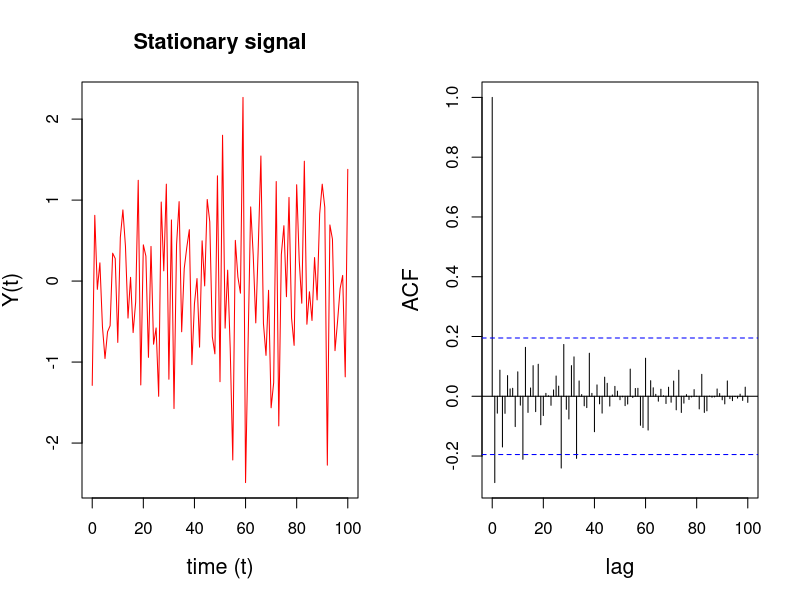
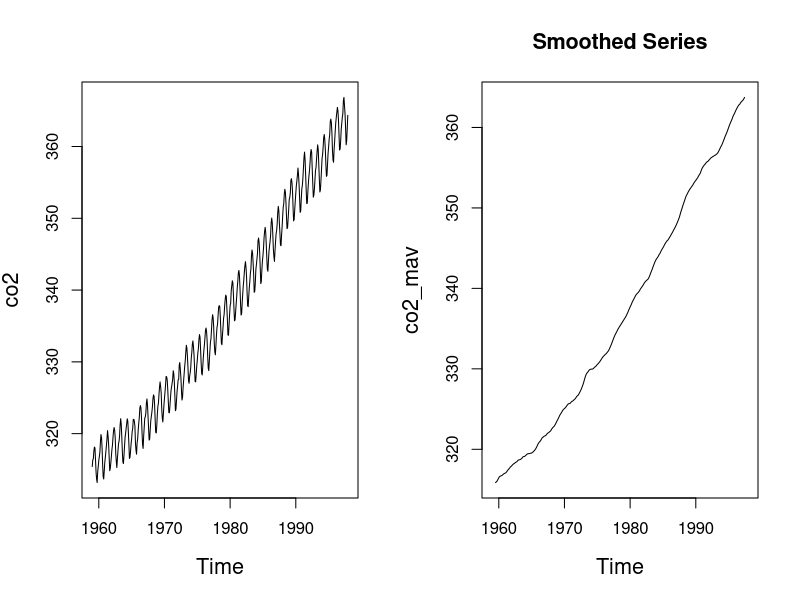
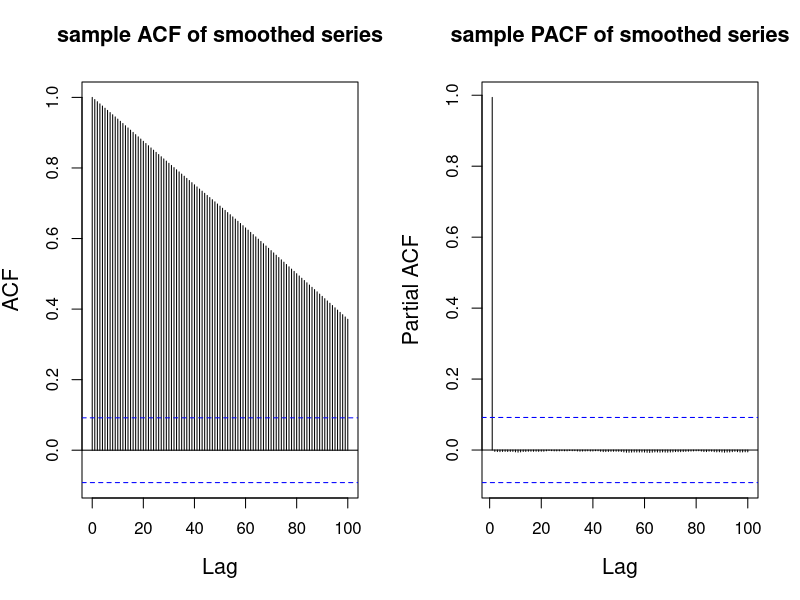
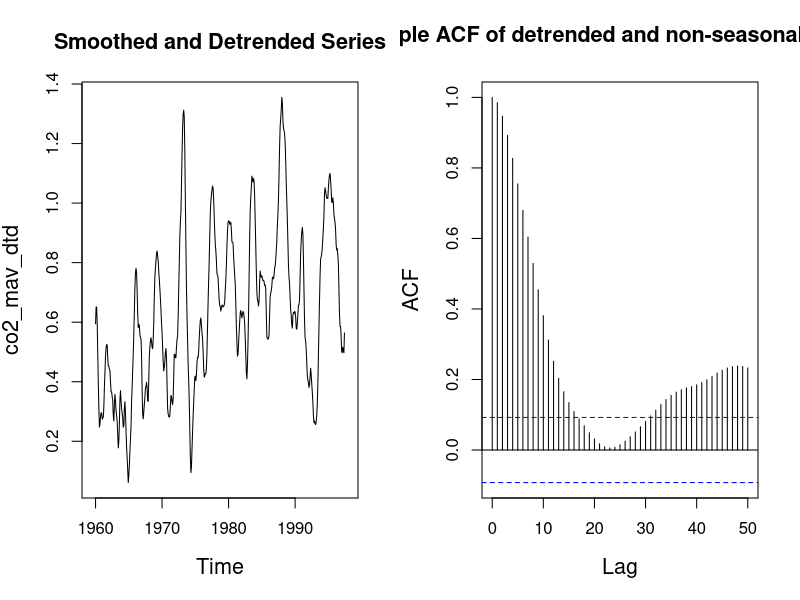
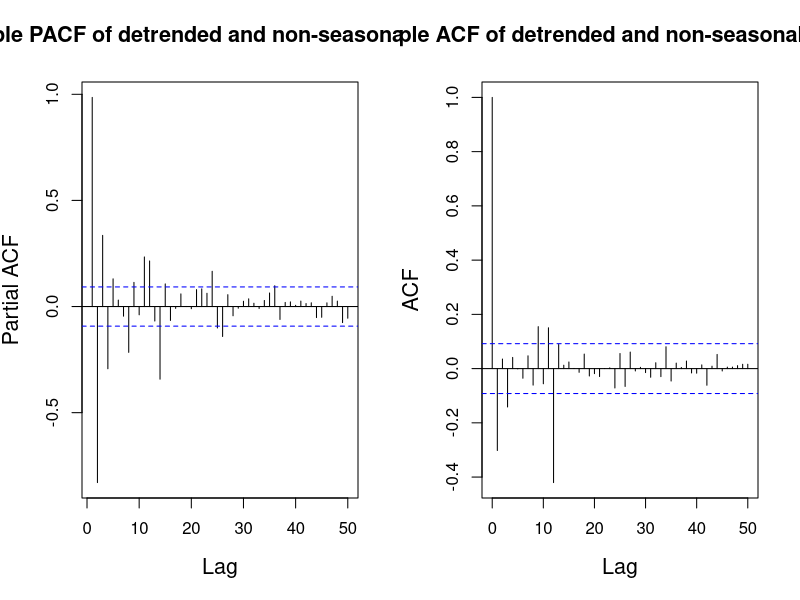
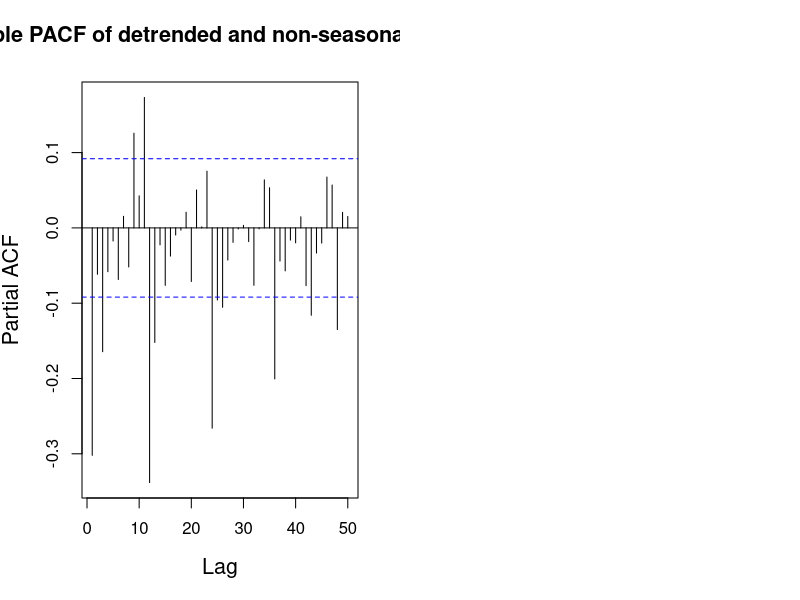
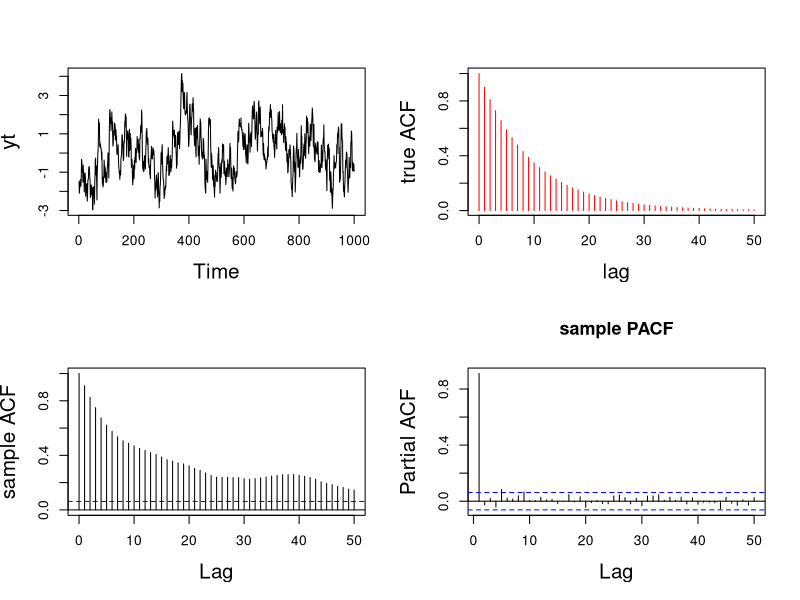
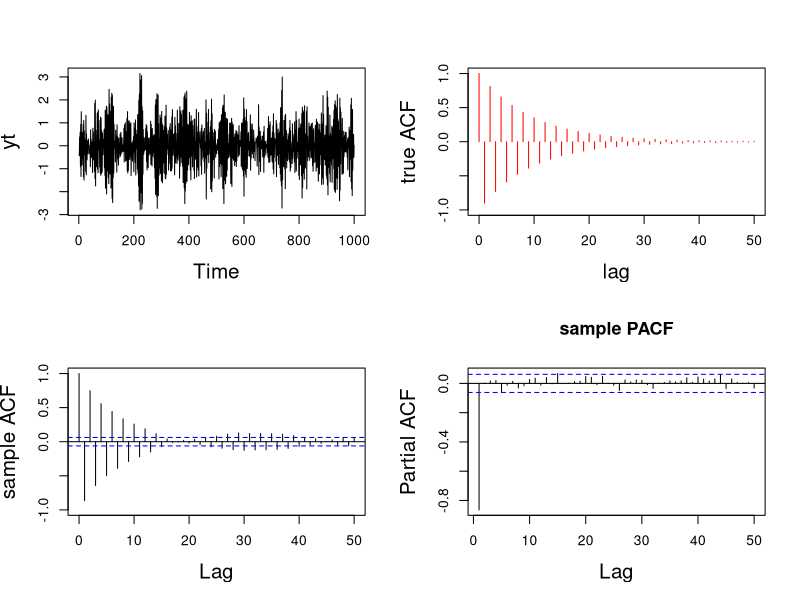

Generate these figures, in order, with R:
###############################
#####       Week 1        #####
###############################


###############################
#####    stationarity     #####
###############################

#### simulation example: white noise 

## generate stationary time series
t <- 0:100
y_stationary <- rnorm(length(t), mean=0, sd=1) # the stationary time series (ts)

par(mfrow = c(1, 2), cex.lab = 1.3, cex.main = 1.3)
## plot the stationary signal and ACF
plot(t, y_stationary, type = 'l', col='red',
     xlab = 'time (t)', ylab = "Y(t)", 
     main = "Stationary signal")
acf(y_stationary, lag.max = length(y_stationary),
    xlab = "lag", ylab = "ACF", main = " ")


###########################################
##### differencing and moving average #####
###########################################

data(co2) # load co2 dataset
plot.ts(co2)

## doing moving average to remove effects of periodic component
mav_even <- function(x,d=12){filter(x,c(0.5/d,rep(1/d,(d-1)),0.5/d), sides=2)}
co2_mav <- mav_even(co2, d=12)

## plot smoothed time series
plot.ts(co2_mav, main = "Smoothed Series")

## plot sample ACF
acf(co2_mav[!is.na(co2_mav)], lag.max = 100, type = 'correlation', 
    main = "sample ACF of smoothed series")

## plot sample PACF
pacf(co2_mav[!is.na(co2_mav)], lag.max = 100, main = "sample PACF of smoothed series")

## doing 1st order differencing to remove effects of trend component
co2_mav_dtd <- diff(co2_mav, lag = 6, differences = 1)

## plot dataset after differencing
plot.ts(co2_mav_dtd, main = "Smoothed and Detrended Series")

## plot sample ACF
acf(co2_mav_dtd[!is.na(co2_mav_dtd)], lag.max = 50, type = "correlation", 
    main = "sample ACF of detrended and non-seasonal dataset")
## plot sample PACF
pacf(co2_mav_dtd[!is.na(co2_mav_dtd)], lag.max = 50, 
    main = "sample PACF of detrended and non-seasonal dataset")



##############################
#### only doing the difference ####
##############################

co2_dtd <- diff(diff(co2, lag=12, differences=1))

## plot sample ACF
acf(co2_dtd[!is.na(co2_dtd)], lag.max = 50, type = "correlation", 
    main = "sample ACF of detrended and non-seasonal dataset")
## plot sample PACF
pacf(co2_dtd[!is.na(co2_dtd)], lag.max = 50, 
     main = "sample PACF of detrended and non-seasonal dataset")




###############################
#####    sample ar(1)     #####
###############################
#### Example 1:
#### sample ar(1) with ar coefficients phi = 0.9 
#### and innovation standard deviation sigma = 0.5

set.seed(2021)
phi <- 0.9 # ar coefficient
sd <- 0.5 # innovation standard deviation
n <- 1000 # number of time points
lag.max <- 50 # max lag
yt <- arima.sim(n = n, model = list(ar = phi), sd = sd) # generate stationary AR(1) process
par(mfrow = c(2, 2), cex.lab = 1.5)
ts.plot(yt) # plot 

## draw true ACF of AR(1)
cov_0 <- sd^2/(1-phi^2) # compute auto-covariance at h=0
cov_h <- phi^(0:lag.max)*cov_0 # compute auto-covariance at h != 0
plot(0:lag.max, cov_h/cov_0, pch = 1, type = 'h', col = 'red',
     ylab = "true ACF", xlab = "lag")


## draw sample autocorrelation function
acf(yt, lag.max = lag.max, 
    type = "correlation", ylab = "sample ACF", 
    lty = 1, ylim = c(0, 1), main = " ")

## draw sample partial autocorrelation function
pacf(yt, lag.ma = lag.max, main = "sample PACF")

#### Example 2:
#### sample ar(1) with ar coefficients phi = -0.9 
#### and innovation standard deviation sigma = 0.5
set.seed(2021)
phi <- -0.9 # ar coefficient
sd <- 0.5 # innovation standard deviation
n <- 1000 # number of time points
lag.max <- 50 # max lag
yt <- arima.sim(n = n, model = list(ar = phi), sd = sd) # generate stationary AR(1) process
par(mfrow = c(2, 2), cex.lab = 1.5)
ts.plot(yt) # plot 

## draw true ACF of AR(1)
cov_0 <- sd^2/(1-phi^2) # compute auto-covariance at h=0
cov_h <- phi^(0:lag.max)*cov_0 # compute auto-covariance at h != 0
plot(0:lag.max, cov_h/cov_0, pch = 1, type = 'h', col = 'red',
     ylab = "true ACF", ylim = c(-1, 1), xlab = "lag")


## draw sample autocorrelation function
acf(yt, lag.max = lag.max, 
    type = "correlation", ylab = "sample ACF", 
    lty = 1, ylim = c(-1, 1), main = " ")

## draw sample partial autocorrelation function
pacf(yt, lag.ma = lag.max, main = "sample PACF")

#######################################################
#####           general AR(p) process           #######
#######################################################


########################################################
##### estimates of reciprocal characteristic roots #####
########################################################
## given AR coefficients
phi <- c(0.27, 0.07, -0.13, -0.15, -0.11, -0.15, -0.23, -0.14)
roots <- polyroot(c(1, -phi)) # compute reciprocal characteristic roots
modulus <- Mod(1/roots) # compute modulus
argument <- 2*pi/Arg(1/roots) # compute frequency
# print results modulus and frequency by decreasing order
print(cbind(modulus, argument)[order(modulus, decreasing=TRUE), ]) 

## given modulus and frequency, compute AR coefficients
modulus <- c(0.4898979, 0.4898979) # modulus
argument <- c(-6.891435, 6.891435) # frequency
phi <- numeric(2)
phi[1] <- Re(sum(modulus*exp(2*pi/argument*1i)))
phi[2] <- -Re(prod(modulus*exp(2*pi/argument*1i)))

## generate AR(2)
n <- 1000 # number of time points
sd <- 0.5 # innovation standard deviation
yt <- arima.sim(n = n, model = list(ar = phi), sd = sd)

par(mfrow = c(1, 3), cex.lab = 1.5)
ts.plot(yt) # plot 


## draw sample autocorrelation function
acf(yt, lag.max = lag.max, 
    type = "correlation", ylab = "sample ACF", 
    lty = 1, ylim = c(-1, 1), main = " ")

## draw sample partial autocorrelation function
pacf(yt, lag.ma = lag.max, main = "sample PACF")

